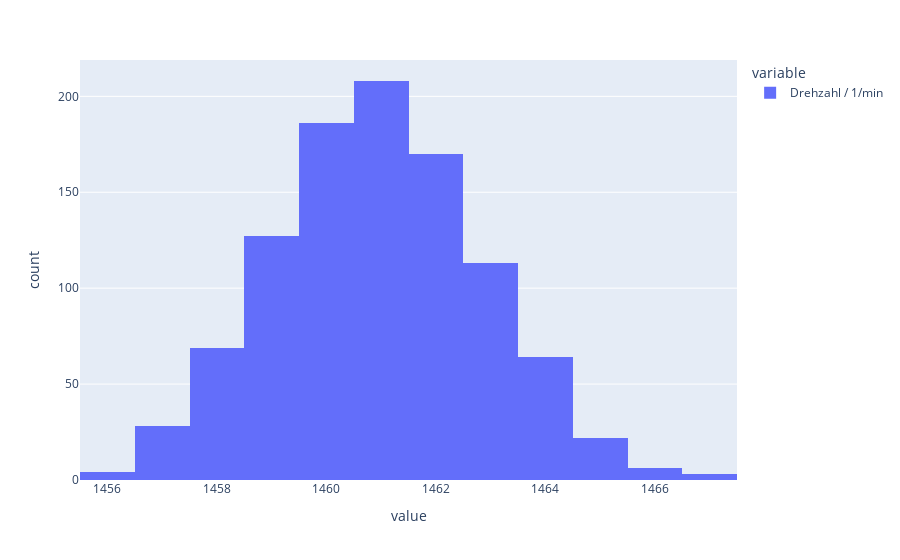

The notebook cell saved with this chart:
### Markdown cell above
Ein Histogramm lässt sich mit Plotly ganz einfach darstellen, zum Beispiel für die Drehzahl pro Minute:

### Code cell
df["Drehzahl / 1/min"].plot(kind="histogram")

### Figure 1 — Plotly figure (JSON) as saved in the notebook; plotly's stock layout.template omitted (floating-point values rounded to 4 significant figures; data arrays with more than 128 entries replaced by an {"elided": "..."} marker saying what was removed)
{"data": [{"bingroup": "x", "hovertemplate": "variable=Drehzahl / 1/min<br>value=%{x}<br>count=%{y}<extra></extra>", "legendgroup": "Drehzahl / 1/min", "marker": {"color": "#636efa", "pattern": {"shape": ""}}, "name": "Drehzahl / 1/min", "orientation": "v", "showlegend": true, "type": "histogram", "x": {"elided": "1000 int values"}, "xaxis": "x", "yaxis": "y"}], "layout": {"barmode": "relative", "legend": {"title": {"text": "variable"}, "tracegroupgap": 0}, "margin": {"t": 60}, "xaxis": {"anchor": "y", "domain": [0, 1], "title": {"text": "value"}}, "yaxis": {"anchor": "x", "domain": [0, 1], "title": {"text": "count"}}}}
